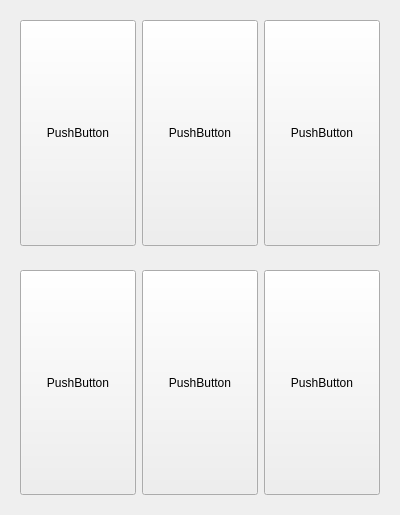
<?xml version="1.0" encoding="UTF-8"?>
<ui version="4.0">
 <class>Widget</class>
 <widget class="QWidget" name="Widget">
  <property name="geometry">
   <rect>
    <x>0</x>
    <y>0</y>
    <width>400</width>
    <height>515</height>
   </rect>
  </property>
  <property name="sizePolicy">
   <sizepolicy hsizetype="Fixed" vsizetype="Preferred">
    <horstretch>0</horstretch>
    <verstretch>0</verstretch>
   </sizepolicy>
  </property>
  <property name="minimumSize">
   <size>
    <width>400</width>
    <height>0</height>
   </size>
  </property>
  <property name="maximumSize">
   <size>
    <width>400</width>
    <height>16777215</height>
   </size>
  </property>
  <property name="windowTitle">
   <string>Widget</string>
  </property>
  <layout class="QVBoxLayout" name="verticalLayout">
   <item>
    <widget class="QWidget" name="widget" native="true">
     <layout class="QHBoxLayout" name="horizontalLayout">
      <item>
       <widget class="QPushButton" name="pushButton_4">
        <property name="sizePolicy">
         <sizepolicy hsizetype="Minimum" vsizetype="Minimum">
          <horstretch>0</horstretch>
          <verstretch>0</verstretch>
         </sizepolicy>
        </property>
        <property name="text">
         <string>PushButton</string>
        </property>
       </widget>
      </item>
      <item>
       <widget class="QPushButton" name="pushButton_5">
        <property name="sizePolicy">
         <sizepolicy hsizetype="Minimum" vsizetype="Minimum">
          <horstretch>0</horstretch>
          <verstretch>0</verstretch>
         </sizepolicy>
        </property>
        <property name="text">
         <string>PushButton</string>
        </property>
       </widget>
      </item>
      <item>
       <widget class="QPushButton" name="pushButton_6">
        <property name="sizePolicy">
         <sizepolicy hsizetype="Minimum" vsizetype="Minimum">
          <horstretch>0</horstretch>
          <verstretch>0</verstretch>
         </sizepolicy>
        </property>
        <property name="text">
         <string>PushButton</string>
        </property>
       </widget>
      </item>
     </layout>
    </widget>
   </item>
   <item>
    <widget class="QWidget" name="widget_2" native="true">
     <layout class="QHBoxLayout" name="horizontalLayout_2">
      <item>
       <widget class="QPushButton" name="pushButton_7">
        <property name="sizePolicy">
         <sizepolicy hsizetype="Minimum" vsizetype="Minimum">
          <horstretch>0</horstretch>
          <verstretch>0</verstretch>
         </sizepolicy>
        </property>
        <property name="text">
         <string>PushButton</string>
        </property>
       </widget>
      </item>
      <item>
       <widget class="QPushButton" name="pushButton_8">
        <property name="sizePolicy">
         <sizepolicy hsizetype="Minimum" vsizetype="Minimum">
          <horstretch>0</horstretch>
          <verstretch>0</verstretch>
         </sizepolicy>
        </property>
        <property name="text">
         <string>PushButton</string>
        </property>
       </widget>
      </item>
      <item>
       <widget class="QPushButton" name="pushButton_9">
        <property name="sizePolicy">
         <sizepolicy hsizetype="Minimum" vsizetype="Minimum">
          <horstretch>0</horstretch>
          <verstretch>0</verstretch>
         </sizepolicy>
        </property>
        <property name="text">
         <string>PushButton</string>
        </property>
       </widget>
      </item>
     </layout>
    </widget>
   </item>
  </layout>
 </widget>
 <resources/>
 <connections/>
</ui>
